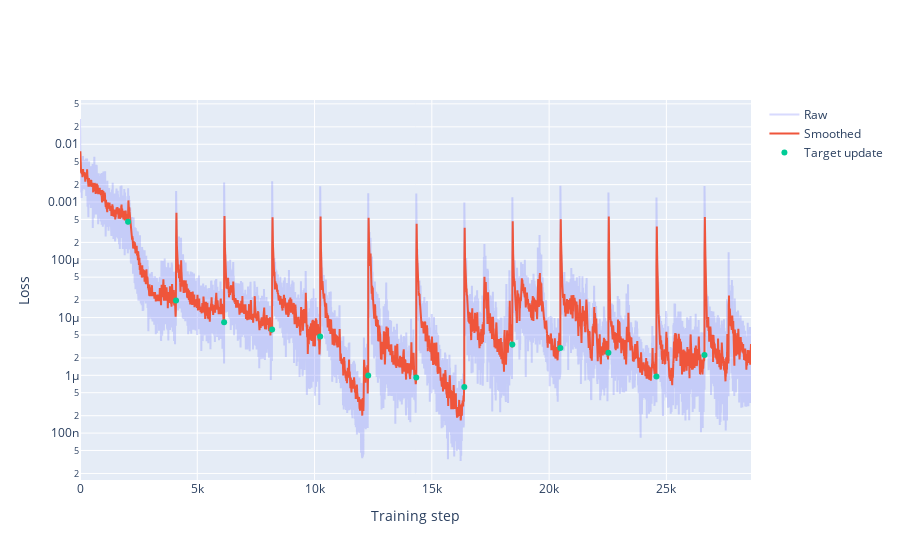

The notebook cell this image was saved under:
### Code cell
experiment.training_plot(trader.agent)

### Figure 1 — Plotly figure (JSON) as saved in the notebook; plotly's stock layout.template omitted (floating-point values rounded to 4 significant figures; data arrays with more than 128 entries replaced by an {"elided": "..."} marker saying what was removed)
{"data": [{"name": "Raw", "opacity": 0.25, "type": "scatter", "y": {"elided": "28608 float values"}}, {"name": "Smoothed", "type": "scatter", "y": {"elided": "28608 float values"}}, {"mode": "markers", "name": "Target update", "type": "scatter", "x": [0, 2048, 4096, 6144, 8192, 10240, 12288, 14336, 16384, 18432, 20480, 22528, 24576, 26624], "y": [null, 0.0004556, 1.967e-05, 8.265e-06, 6.201e-06, 4.715e-06, 9.966e-07, 9.175e-07, 6.277e-07, 3.415e-06, 2.965e-06, 2.459e-06, 9.53e-07, 2.244e-06]}], "layout": {"xaxis": {"range": [0, 28607], "title": {"text": "Training step"}}, "yaxis": {"title": {"text": "Loss"}, "type": "log"}}}
